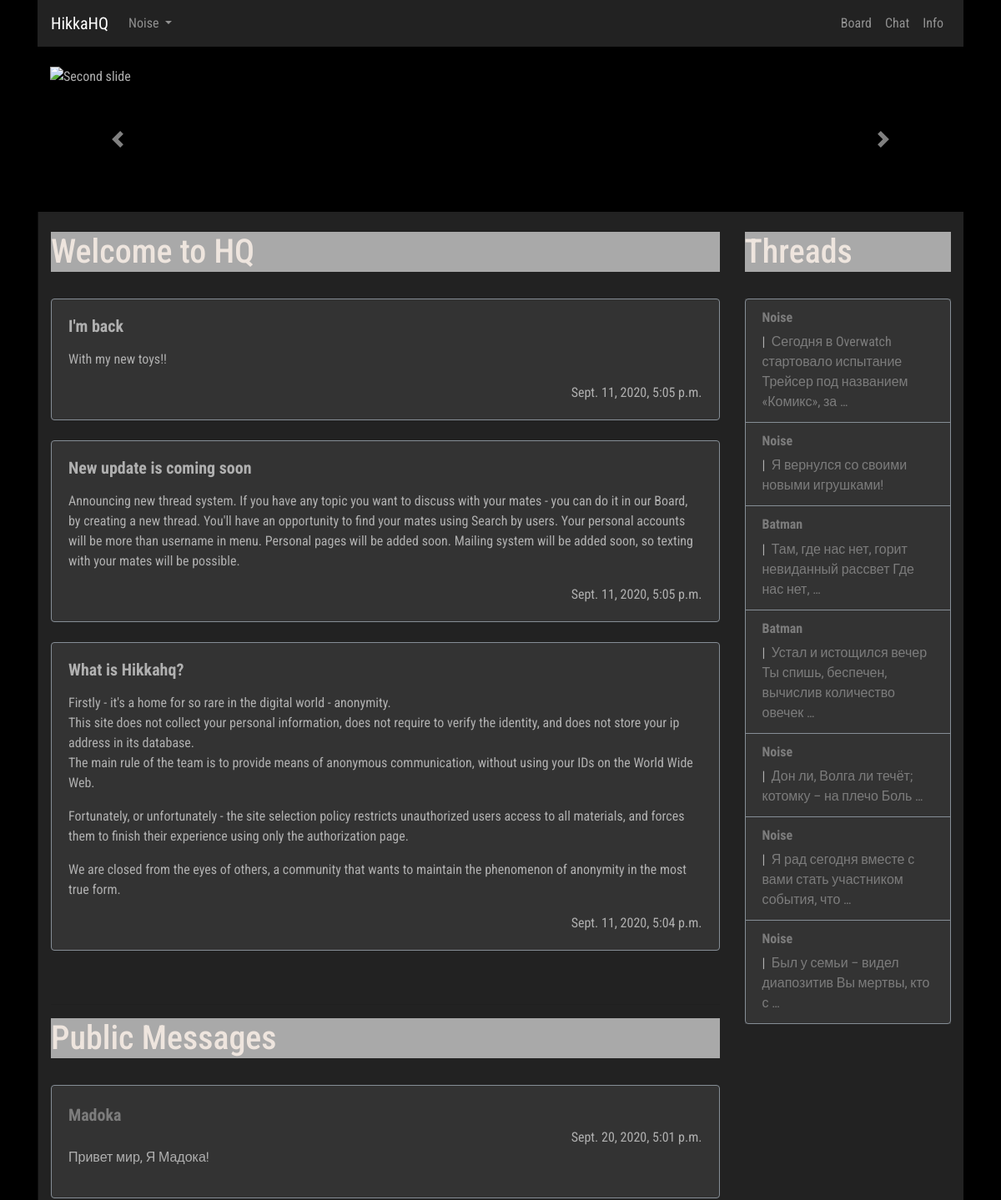
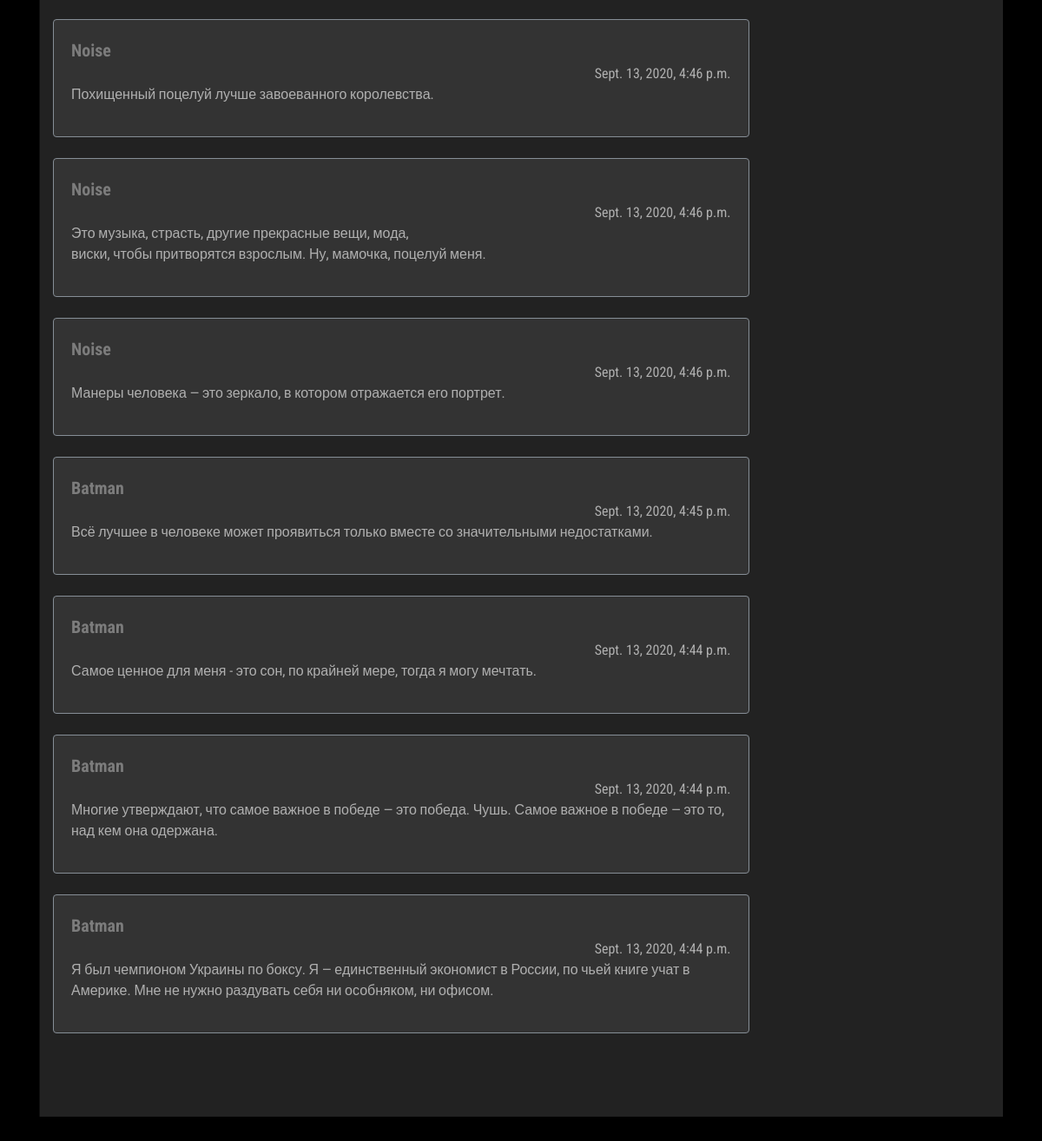
/manager/me/ (signed in), run on the app's committed database (2 pictures, top to bottom).
### manager/models.py (models this page shows, shortened)
class AdminPublicPost(models.Model):
    post_author = models.ForeignKey(User, on_delete=models.CASCADE)
    post_title = models.CharField('Post title', max_length=100)
    post_text = models.CharField('Post text', max_length=10000)
    post_date = models.DateTimeField('Post date', auto_now=True)

class UserPublicPost(models.Model):
    post_author = models.ForeignKey(User, on_delete=models.CASCADE)
    post_text = models.CharField('Post text', max_length=250)
    post_date = models.DateTimeField('Post date', auto_now=True)

### board/models.py (models this page shows, shortened)
class Thread(models.Model):
    def was_published_recently(self):
        now = timezone.now()
        return now - datetime.timedelta(days=1) <= self.pub_date <= now
    thread_title = models.CharField('Thread title', max_length=100)
    thread_text = models.TextField('Thread text', max_length=10000)
    pub_date = models.DateTimeField('Date published', auto_now=True)
    CATEGORY_CHOICES = [('Random', 'Random'), ('Broadcast', 'Broadcast'), ('Animation', 'Animation'), ('Artwork', 'Artwork'), ('Cinematics', 'Cinematics'), ('Videogames', 'Videogames')]
    category = models.CharField(max_length=100, choices=CATEGORY_CHOICES)
    thread_author = models.ForeignKey(User, on_delete=models.CASCADE)
    was_published_recently.admin_order_field = 'pub_date'
    was_published_recently.boolean = True
    was_published_recently.short_description = 'Published recently?'

### manager/views.py (the view)
# urls.py: path('me/', views.meview, name='me'),
@login_required
def meview(request):
    latest_threads = Thread.objects.order_by('-pub_date')[:10]
    latest_posts = UserPublicPost.objects.order_by('-post_date')[:10]
    admin_posts = AdminPublicPost.objects.order_by('-post_date')[:10]
    context = {
        'threads': latest_threads,
        'posts': latest_posts,
        'admins': admin_posts
    }
    return render(request, 'me.html', context)

### manager/templates/me.html (shortened to what this page needs)
{% extends 'hat.html' %}
{% block content %}
            <div class="row col-">
               <div class=" col-lg-9 col- content">
                  <br>
                  <div class="trds">
                     <main class="contentd" role="main">
                        <header>
                           <h1 data-text="Welcome to HQ">Welcome to <span class="hide-mobile"> HQ
                              </span>
                           </h1>
                        </header>
                     </main>
                  </div>
                  <br>
                  {% if admins %}
                  {% for admin in admins %}
                  <div class="card">
                     <div class="card-body">
                        <h4 class="card-title">
                           <p class="article"> {{ admin.post_title }} </p>
                        </h4>
                        {{ admin.post_text|linebreaks }}
                        <div class="d-flex flex-row-reverse">{{ admin.post_date }}</div>
                     </div>
                  </div>
                  <br />
                  {% endfor %}
                  {% else %}
                  No admin posts here
                  {% endif %}
                  <br>
                  <hr>
                  <div class="trds">
                     <main class="contentd" role="main">
                        <header>
                           <h1 data-text="Public Messages">Public Messages
                           </h1>
                        </header>
                     </main>
                  </div>
                  <br>
                  {% if posts %}
                  {% for post in posts %}
                  <div class="card">
                     <div class="card-body">
                              <a class="article" href="{% url 'Board:guest' post.post_author%}"> {{ post.post_author }}</a>
                        <div class="d-flex flex-row-reverse">{{ post.post_date }}</div>
                        {{ post.post_text|linebreaks }}
                     </div>
                  </div>
                  <br />
                  {% endfor %}
                  {% else %}
                  Public post list is empty or something went wrong
                  {% endif %}
                  <br>
                  <br> <br>
               </div>
               <div class=" col-lg-3 col- left-sidebar">
                  <br>
                  <div class="trds">
                     <main class="contentd" role="main">
                        <header>
                           <h1 data-text="Threads">Threads
                           </h1>
                        </header>
                     </main>
                  </div>
                  <br>
                  {% if threads %}
                  <ul class="list-group">
                     {% for thread in threads %}
                     <li class="list-group-item">
                        <h6> <a class="userlk" href="{% url 'Board:guest' thread.thread_author %}">
                        {{ thread.thread_author }}</a> </h6>
                        |&nbsp;<a href="{% url 'Board:thread' thread.id %}"> {{ thread.thread_text|truncatewords:10 }}  </a>
                     </li>
                     {% endfor %}
                  </ul>
                  {% else %}
                  no threads to show
                  {% endif %}
                  <br>
               </div>
            </div>
{% endblock %}

### board/templates/hat.html (shortened to what this page needs)
<!DOCTYPE html>
<html lang="en"><head>
	<link rel="stylesheet" href="https://stackpath.bootstrapcdn.com/bootstrap/4.3.1/css/bootstrap.min.css">
     {% load static %}
    <link rel="stylesheet" href=" {% static 'css/master.css' %} " type="text/css">
  </head>
  <body>
<div class="container">
   <nav class="navbar navbar-expand-lg navbar-dark" style="background-color: #222222;">
  <div class="collapse navbar-collapse" id="navbarTogglerDemo01">
    <a class="navbar-brand" href="{% url 'Manager:me' %}">HikkaHQ</a>
    <ul class="navbar-nav mr-auto mt-2 mt-lg-0">
       <li class="nav-item dropdown">
        <a class="nav-link dropdown-toggle" href="{% url 'Manager:me' %}" id="navbarDropdownMenuLink" data-toggle="dropdown" aria-haspopup="true" aria-expanded="false">
          {{ user.username }}       </a>
      </li>
    </ul>
     <ul class="navbar-nav  mt-2 mt-lg-0">
      <li class="nav-item">
        <a class="nav-link" href="{% url 'Board:board' %}">Board</a>
      </li>
      <li class="nav-item">
        <a class="nav-link" href="#">Chat</a>
      </li>
      <li class="nav-item">
        <a class="nav-link" href="{% url 'Paper:info' %}">Info</a>
      </li>
    </ul>
  </div>
</nav>
<div class="col-lg-12 head-block"><br>
<div id="carouselExampleControls" class="carousel slide" data-ride="carousel">
  <div class="carousel-inner">
    <div class="carousel-item active">
      <img class="d-block w-100" src="{% static 'imgs/go.png' %}" alt="Second slide" height="150px">
    </div>
  </div>
  <a class="carousel-control-prev" href="#carouselExampleControls" role="button" data-slide="prev">
    <span class="carousel-control-prev-icon" aria-hidden="true"></span>
  </a>
  <a class="carousel-control-next" href="#carouselExampleControls" role="button" data-slide="next">
    <span class="carousel-control-next-icon" aria-hidden="true"></span>
  </a>
<br>
</div>
{% block content %} {% endblock %}
<br>
    </div>
</div>
</body>
</html>

### static/css/master.css (style rules this page uses)
﻿.head-block,.top-menu,.top-material,.left-sidebar,.content { background:#222222; margin-bottom:5px; }
.head-block { height:40px; }
.content { border-left:1px solid #0f0f0f; }
.head-block { height:150px; background:right center no-repeat; }
.card { background: #333333; border-color: #868e96; }
.list-group, .list-group-item { background: #333333; border-color: #868e96; }
.userlk { font-weight: bold; }
.article { font-weight: bold; font-size: 20px; }
body { font-family: 'Roboto Condensed', sans-serif; font-size: initial; }
a { color: #7c7c7c; font-size: initial; }
body { background: #000; color: #b0b0b0; }
.contentd header h1 { position:relative;color:#eee5de }
.contentd header h1:after, .contentd header h1:before { position:absolute;top:0;overflow:hidden;clip:rect(0,100vw,0,0);content:attr(data-text);background: #a9a9a9 }
.contentd header h1:before { left:-1vmin;animation:noise 7s infinite steps(3,end) alternate-reverse;color:#71fcff;text-shadow:.4vmin 0 #00f,-.2vmin 1vmin red }
.contentd header h1:after { left:1vmin;animation:noise-alt 5s infinite steps(3,end) alternate-reverse;color:#ff9eed;text-shadow:-2vmin 0 #ff0,.1vmin -1vmin #00f }
.trds { background: #a9a9a9; }

### data on the page
AdminPublicPost: post_title "I'm back", post_text "With my new toys!!", post_date "Sept. 11, 2020, 5:05 p.m."
AdminPublicPost: post_title "New update is coming soon", post_text "Announcing new thread system. If you have any topic you want to discuss with your mates - you can do it in our Board, by creating a new thread. You'll have an opportunity to find your mates using Search by users. Your personal accounts will be more than username in menu. Personal pages will be added soon. Mailing system will be added soon, so texting with your mates will be possible.", post_date "Sept. 11, 2020, 5:05 p.m."
AdminPublicPost: post_title "What is Hikkahq?", post_text "Firstly - it's a home for so rare in the digital world - anonymity. This site does not collect your personal information, does not require to verify the identity, and does not store your ip address in its database. The main rule of the team is to provide means of anonymous communication, without using your IDs on the World Wide Web. Fortunately, or unfortunately - the site selection policy restricts unauthorized users access to all materials, and forces them to finish their experience using only the authorization page. We are closed from the eyes of others, a community that wants to maintain the phenomenon of anonymity in the most true form.", post_date "Sept. 11, 2020, 5:04 p.m."
UserPublicPost: post_author "Madoka", post_date "Sept. 20, 2020, 5:01 p.m.", post_text "Привет мир, Я Мадока!"
UserPublicPost: post_author "Noise", post_date "Sept. 13, 2020, 4:46 p.m.", post_text "Похищенный поцелуй лучше завоеванного королевства."
UserPublicPost: post_author "Noise", post_date "Sept. 13, 2020, 4:46 p.m.", post_text "Это музыка, страсть, другие прекрасные вещи, мода, виски, чтобы притворятся взрослым. Ну, мамочка, поцелуй меня."
UserPublicPost: post_author "Noise", post_date "Sept. 13, 2020, 4:46 p.m.", post_text "Манеры человека — это зеркало, в котором отражается его портрет."
UserPublicPost: post_author "Batman", post_date "Sept. 13, 2020, 4:45 p.m.", post_text "Всё лучшее в человеке может проявиться только вместе со значительными недостатками."
UserPublicPost: post_author "Batman", post_date "Sept. 13, 2020, 4:44 p.m.", post_text "Самое ценное для меня - это сон, по крайней мере, тогда я могу мечтать."
UserPublicPost: post_author "Batman", post_date "Sept. 13, 2020, 4:44 p.m.", post_text "Многие утверждают, что самое важное в победе — это победа. Чушь. Самое важное в победе — это то, над кем она одержана."
UserPublicPost: post_author "Batman", post_date "Sept. 13, 2020, 4:44 p.m.", post_text "Я был чемпионом Украины по боксу. Я — единственный экономист в России, по чьей книге учат в Америке. Мне не нужно раздувать себя ни особняком, ни офисом."
Thread: thread_author "Noise", thread_text "Сегодня в Overwatch стартовало испытание Трейсер под названием «Комикс», за …"
Thread: thread_author "Noise", thread_text "Я вернулся со своими новыми игрушками!"
Thread: thread_author "Batman", thread_text "Там, где нас нет, горит невиданный рассвет Где нас нет, …"
Thread: thread_author "Batman", thread_text "Устал и истощился вечер Ты спишь, беспечен, вычислив количество овечек …"
Thread: thread_author "Noise", thread_text "Дон ли, Волга ли течёт; котомку – на плечо Боль …"
Thread: thread_author "Noise", thread_text "Я рад сегодня вместе с вами стать участником события, что …"
Thread: thread_author "Noise", thread_text "Был у семьи – видел диапозитив Вы мертвы, кто с …"

### other printed values
{{ user.username }} "Noise"
